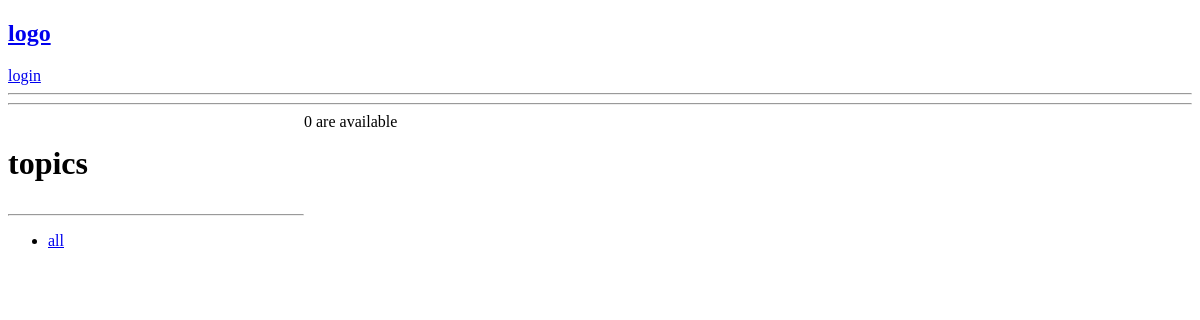
The page /?q=health on the database as committed earlier.
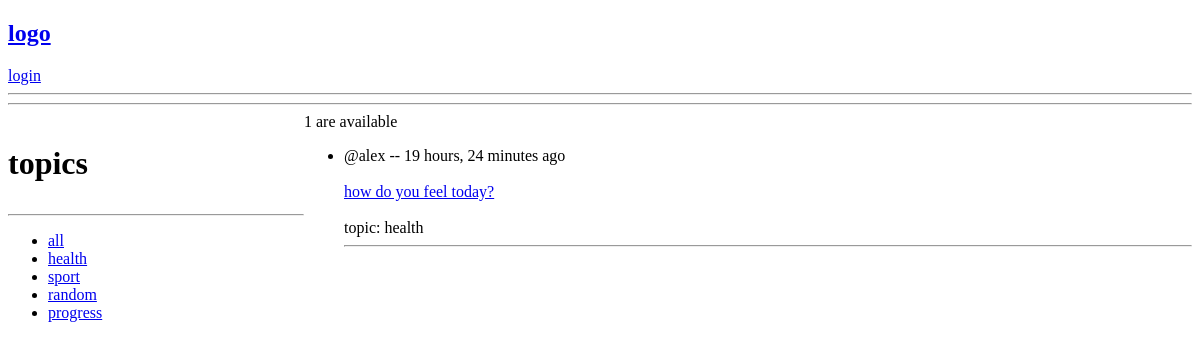
The same page on the database as committed later.
### app/models.py (models this page shows, shortened)
class Topic(models.Model):
    topic_text = models.CharField(max_length=250)
    def __str__(self):
        return self.topic_text

class Question(models.Model):
    question_text = models.CharField(max_length=250)
    pub_date = models.DateTimeField('date published')
    host = models.ForeignKey(User, on_delete=models.CASCADE)
    topic = models.ForeignKey(Topic, on_delete=models.CASCADE, null=True, blank=True)

### app/views.py (the view)
# urls.py: path('', views.index, name='index'),
def index(request):
    topics = Topic.objects.all()
    questions = Question.objects.all().order_by('-pub_date')
    q = request.GET.get('q') if request.GET.get('q') is not None else None
    if q is not None:
        questions = Question.objects.filter(topic__topic_text=q).order_by('-pub_date')
    context = {'questions': questions, 'topics': topics}
    return render(request, 'index.html', context)

### templates/index.html (shortened to what this page needs)
{% extends 'base.html' %}
{% block content %}
    <div class="container">
        <div>
            <h3 style="font-size: xx-large">topics</h3>
            <hr>
            <ul>
                <li>
                    <a href="{% url 'index' %}">all</a>
                </li>
                {% for topic in topics %}
                    <li>
                        <a href="{% url 'index' %}?q={{ topic.topic_text }}">{{ topic.topic_text }}</a>
                    </li>
                {% endfor %}
            </ul>
        </div>
        <div>
            {{ questions.count }} are available
    <ul>
    {% for question in questions %}
        <li>
          <div>
            @{{ question.host }} -- {{ question.pub_date|timesince }} ago
              <br><br>
            <a href="{% url 'question' question.id %}">{{ question.question_text }}</a>
              <br><br>
              topic: {{ question.topic }}
            <hr>
              <br>
          </div>
        </li>
    {% endfor %}
    </ul>
        </div>
    </div>
{% endblock %}

Rows that differ between the two databases and show on the page:
added Topic: topic_text "health"
added Topic: topic_text "sport"
added Topic: topic_text "random"
added Topic: topic_text "progress"
now on this page (row edited): Question: host "alex", pub_date "19 hours, 24 minutes", question_text "how do you feel today?", topic "health"
Other text that changed with them:
{{ questions.count }}: "0" → "1"
